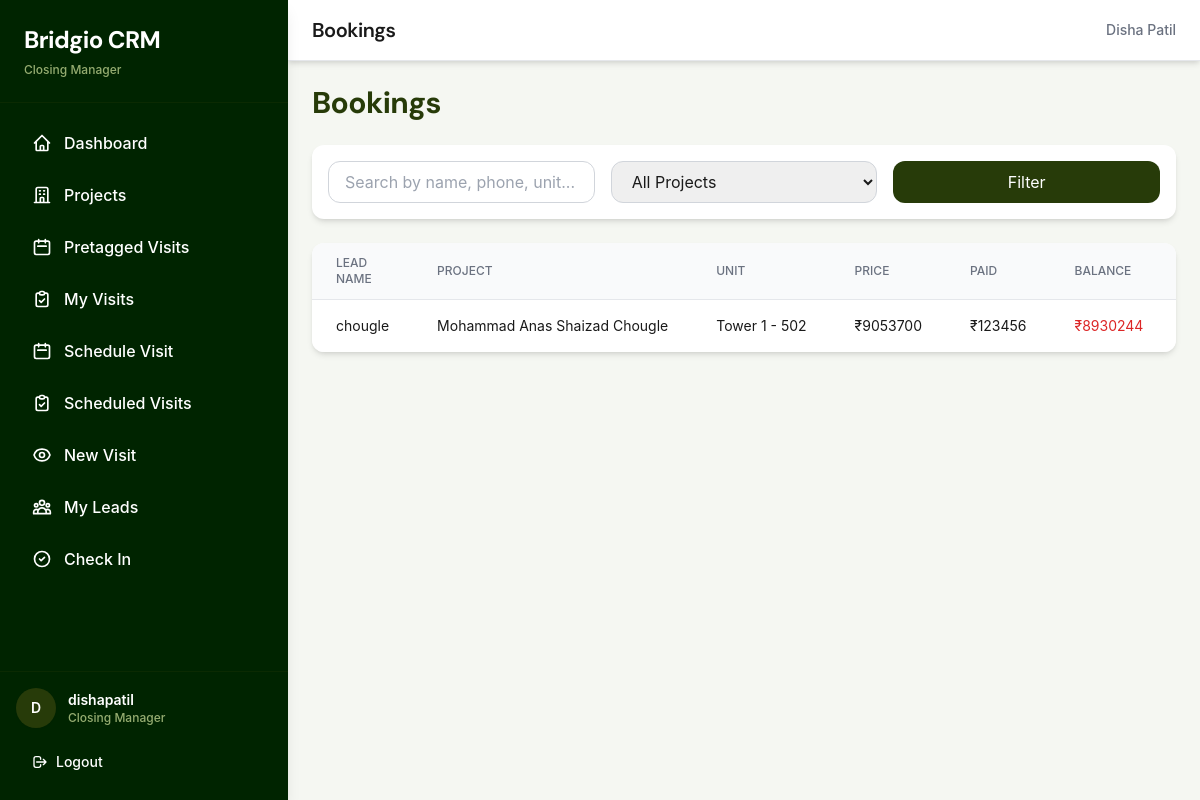
The app's page /bookings/ (signed in), older data.
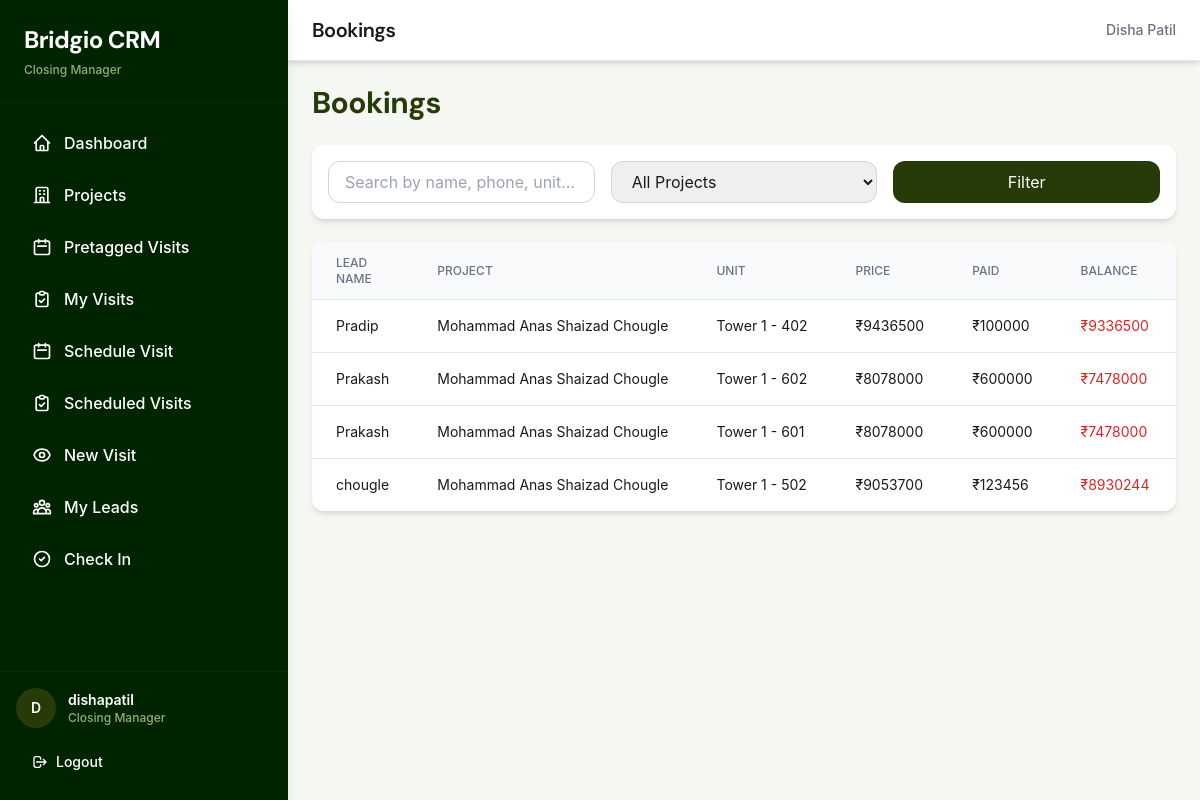
The same page, newer data.
### bookings/models.py (models this page shows, shortened)
class Booking(models.Model):
    lead = models.ForeignKey(Lead, on_delete=models.CASCADE, related_name='bookings')
    project = models.ForeignKey(Project, on_delete=models.CASCADE, related_name='bookings')
    tower_wing = models.CharField(max_length=100, blank=True)
    unit_number = models.CharField(max_length=50)
    carpet_area = models.DecimalField(max_digits=10, decimal_places=2, null=True, blank=True)
    floor = models.IntegerField(null=True, blank=True)
    final_negotiated_price = models.DecimalField(
        max_digits=15,
        decimal_places=2,
        validators=[MinValueValidator(0)]
    )
    token_amount = models.DecimalField(
        max_digits=15,
        decimal_places=2,
        default=0.00,
        validators=[MinValueValidator(0)]
    )
    token_receipt_proof = models.FileField(upload_to='bookings/receipts/', blank=True, null=True)
    channel_partner = models.ForeignKey(
        ChannelPartner,
        on_delete=models.SET_NULL,
        null=True,
        blank=True,
        related_name='bookings'
    )
    cp_commission_percent = models.DecimalField(max_digits=5, decimal_places=2, default=0.00)
    credited_to_closing_manager = models.ForeignKey(
        User,
        on_delete=models.SET_NULL,
        null=True,
        blank=True,
        related_name='credited_bookings_closing',
        limit_choices_to={'role': 'closing_manager'},
        help_text="Closing manager who gets credit for this booking"
    )
    credited_to_sourcing_manager = models.ForeignKey(
        User,
        on_delete=models.SET_NULL,
        null=True,
        blank=True,
        related_name='credited_bookings_sourcing',
        limit_choices_to={'role': 'sourcing_manager'},
        help_text="Sourcing manager who gets credit for this booking (if CP lead)"
    )
    credited_to_telecaller = models.ForeignKey(
        User,
        on_delete=models.SET_NULL,
        null=True,
        blank=True,
        related_name='credited_bookings_telecaller',
        limit_choices_to={'role': 'telecaller'},
        help_text="Telecaller who gets credit for this booking (if telecaller-generated lead)"
    )
    created_by = models.ForeignKey(User, on_delete=models.SET_NULL, null=True)
    created_at = models.DateTimeField(auto_now_add=True)
    updated_at = models.DateTimeField(auto_now=True)
    is_archived = models.BooleanField(default=False)
    class Meta:
        db_table = 'bookings'
        ordering = ['-created_at']
    @property
    def total_paid(self):
        return self.payments.aggregate(total=Sum('amount'))['total'] or 0
    @property
    def remaining_balance(self):
        return self.final_negotiated_price - self.total_paid

### leads/models.py (models this page shows, shortened)
class Lead(models.Model):
    GENDER_CHOICES = [
        ('male', 'Male'),
        ('female', 'Female'),
        ('other', 'Other'),
    ]
    RESIDENCE_CHOICES = [
        ('own', 'Own'),
        ('rent', 'Rent'),
    ]
    OCCUPATION_CHOICES = [
        ('self_emp', 'Self Employed'),
        ('service', 'Service'),
        ('homemaker', 'Homemaker'),
        ('business', 'Business'),
        ('retired', 'Retired'),
        ('other', 'Other'),
    ]
    PURPOSE_CHOICES = [
        ('investment', 'Investment'),
        ('first_home', 'First Home'),
        ('second_home', 'Second Home'),
        ('retirement_home', 'Retirement Home'),
    ]
    VISIT_TYPE_CHOICES = [
        ('family', 'Family'),
        ('alone', 'Alone'),
    ]
    VISIT_SOURCE_CHOICES = [
        ('call', 'Call Generated'),
        ('cp', 'Channel Partner'),
        ('walkin', 'Direct Walk-in'),
    ]
    name = models.CharField(max_length=200)
    phone = models.CharField(max_length=15, db_index=True, unique=True, help_text="Unique phone number - used for deduplication")
    email = models.EmailField(blank=True)
    age = models.IntegerField(null=True, blank=True, validators=[MinValueValidator(18), MaxValueValidator(100)])
    gender = models.CharField(max_length=10, choices=GENDER_CHOICES, blank=True)
    locality = models.CharField(max_length=200, blank=True)
    current_residence = models.CharField(max_length=10, choices=RESIDENCE_CHOICES, blank=True)
    occupation = models.CharField(max_length=20, choices=OCCUPATION_CHOICES, blank=True)
    company_name = models.CharField(max_length=200, blank=True)
    designation = models.CharField(max_length=200, blank=True)
    configurations = models.ManyToManyField(
        GlobalConfiguration,
        related_name='leads',
        blank=True,
        help_text="Preferred configurations (multiple selection)"
    )
    project = models.ForeignKey(
        Project,
        on_delete=models.SET_NULL,
        null=True,
        blank=True,
        related_name='legacy_leads',
        help_text="DEPRECATED: Use project_associations instead"
    )
    budget = models.DecimalField(max_digits=15, decimal_places=2, null=True, blank=True, help_text="Overall budget preference")
    purpose = models.CharField(max_length=20, choices=PURPOSE_CHOICES, blank=True)
    visit_type = models.CharField(max_length=10, choices=VISIT_TYPE_CHOICES, blank=True)
    is_first_visit = models.BooleanField(default=True)
    how_did_you_hear = models.CharField(max_length=200, blank=True)
    visit_source = models.CharField(
        max_length=20,
        choices=VISIT_SOURCE_CHOICES,
        blank=True,
        null=True,
        help_text="How was this visit generated? (Call, CP, or Walk-in)"
    )
    channel_partner = models.ForeignKey(
        ChannelPartner,
        on_delete=models.SET_NULL,
        null=True,
        blank=True,
        related_name='leads'
    )
    cp_firm_name = models.CharField(max_length=200, blank=True)  # Fallback if CP not in master
    cp_name = models.CharField(max_length=200, blank=True)
    cp_phone = models.CharField(max_length=15, blank=True)
    cp_rera_number = models.CharField(max_length=50, blank=True)
    notes = models.TextField(blank=True, help_text="General notes about the lead, conversations, preferences, etc.")
    created_by = models.ForeignKey(
        User,
        on_delete=models.SET_NULL,
        null=True,
        related_name='created_leads'
    )
    created_at = models.DateTimeField(auto_now_add=True)
    updated_at = models.DateTimeField(auto_now=True)
    is_archived = models.BooleanField(default=False)
    is_pretagged = models.BooleanField(default=False, help_text="DEPRECATED: Use LeadProjectAssociation.is_pretagged instead")
    class Meta:
        db_table = 'leads'
        ordering = ['-created_at']
        indexes = [
            models.Index(fields=['phone']),
            models.Index(fields=['is_archived', '-created_at']),
        ]

### projects/models.py (models this page shows, shortened)
class Project(models.Model):
    PROJECT_TYPE_CHOICES = [
        ('residential', 'Residential'),
        ('commercial', 'Commercial'),
        ('mixed', 'Mixed'),
    ]
    name = models.CharField(max_length=200)
    builder_name = models.CharField(max_length=200)
    location = models.TextField()
    rera_id = models.CharField(max_length=50, blank=True)
    project_type = models.CharField(max_length=20, choices=PROJECT_TYPE_CHOICES, default='residential')
    starting_price = models.DecimalField(max_digits=15, decimal_places=2, null=True, blank=True)
    starting_price_unit = models.CharField(max_length=10, choices=[('lakhs', 'Lakhs'), ('crores', 'Crores')], default='lakhs', blank=True)
    ending_price = models.DecimalField(max_digits=15, decimal_places=2, null=True, blank=True)
    ending_price_unit = models.CharField(max_length=10, choices=[('lakhs', 'Lakhs'), ('crores', 'Crores')], default='lakhs', blank=True)
    inventory_summary = models.TextField(blank=True)
    image = models.ImageField(upload_to='projects/', blank=True, null=True, help_text="Cover image for project cards and detail page")
    number_of_towers = models.IntegerField(default=1, help_text="Total number of towers")
    floors_per_tower = models.IntegerField(default=1, help_text="Number of floors in each tower")
    units_per_floor = models.IntegerField(default=1, help_text="Number of residential units per floor")
    has_commercial = models.BooleanField(default=False, help_text="Does this project have commercial units?")
    commercial_floors = models.IntegerField(default=0, help_text="Number of floors with commercial units")
    commercial_units_per_floor = models.IntegerField(default=0, help_text="Number of commercial units per floor")
    latitude = models.DecimalField(max_digits=9, decimal_places=6, null=True, blank=True)
    longitude = models.DecimalField(max_digits=9, decimal_places=6, null=True, blank=True)
    default_commission_percent = models.DecimalField(max_digits=5, decimal_places=2, default=0.00)
    auto_assignment_strategy = models.CharField(
        max_length=20,
        choices=[('round_robin', 'Round Robin'), ('manual', 'Manual')],
        default='manual'
    )
    mandate_owner = models.ForeignKey(
        User,
        on_delete=models.CASCADE,
        related_name='projects',
        limit_choices_to={'role': 'mandate_owner'}
    )
    site_head = models.ForeignKey(
        User,
        on_delete=models.SET_NULL,
        null=True,
        blank=True,
        related_name='managed_projects',
        limit_choices_to={'role': 'site_head'}
    )
    is_active = models.BooleanField(default=True)
    created_at = models.DateTimeField(auto_now_add=True)
    updated_at = models.DateTimeField(auto_now=True)
    class Meta:
        db_table = 'projects'
        ordering = ['-created_at']

### bookings/views.py (the view, shortened to what this page needs)
# urls.py: path('', booking_list, name='list'),
@login_required
def booking_list(request):
    bookings = Booking.objects.filter(is_archived=False)
    if request.user.is_super_admin() or request.user.is_mandate_owner() or (request.user.is_superuser and request.user.is_staff):
        pass  # Super admin and mandate owner see all
    elif request.user.is_site_head():
        bookings = bookings.filter(project__site_head=request.user)
    elif request.user.is_closing_manager():
        bookings = bookings.filter(created_by=request.user)
    else:
        messages.error(request, 'You do not have permission to view bookings.')
        return redirect('dashboard')
    search = request.GET.get('search', '')
    project_id = request.GET.get('project', '')
    if project_id:
        bookings = bookings.filter(project_id=project_id)
    bookings = bookings.annotate(
        total_paid_amount=Sum('payments__amount')
    ).order_by('-created_at')
    paginator = Paginator(bookings, 25)
    page = request.GET.get('page', 1)
    bookings_page = paginator.get_page(page)
    context = {
        'bookings': bookings_page,
        'projects': Project.objects.filter(is_active=True),
        'search': search,
        'selected_project': project_id,
    }
    return render(request, 'bookings/list.html', context)

### accounts/models.py (called while the page is built)
    def is_super_admin(self):
        return self.role == 'super_admin'

    def is_mandate_owner(self):
        return self.role == 'mandate_owner'

    def is_site_head(self):
        return self.role == 'site_head'

    def is_closing_manager(self):
        return self.role == 'closing_manager'

    def is_sourcing_manager(self):
        return self.role == 'sourcing_manager'

### templates/bookings/list.html (shortened to what this page needs)
{% extends 'base.html' %}
{% block page_title %}Bookings{% endblock %}
{% block content %}
<div class="space-y-4 sm:space-y-6">
    <div class="flex flex-col sm:flex-row justify-between items-start sm:items-center gap-3 sm:gap-0">
        <h1 class="text-2xl sm:text-3xl font-heading font-bold text-olive-primary">Bookings</h1>
    </div>
    <div class="bg-white rounded-custom shadow-md p-3 sm:p-4">
        <form method="get" class="grid grid-cols-1 sm:grid-cols-2 lg:grid-cols-3 gap-3 sm:gap-4">
            <input type="text" name="search" placeholder="Search by name, phone, unit..."
                   value="{{ search }}"
                   class="px-4 py-2 border border-gray-300 rounded-custom focus:ring-2 focus:ring-olive-primary">
            <select name="project" class="px-4 py-2 border border-gray-300 rounded-custom focus:ring-2 focus:ring-olive-primary">
                <option value="">All Projects</option>
            </select>
            <button type="submit" class="bg-olive-primary text-white px-4 py-2 rounded-custom hover:bg-olive-secondary transition">
                Filter
            </button>
        </form>
    </div>
    <div class="hidden lg:block bg-white rounded-custom shadow-md overflow-hidden">
        <div class="overflow-x-auto">
            <table class="min-w-full divide-y divide-gray-200">
                <thead class="bg-gray-50">
                    <tr>
                        <th class="px-6 py-3 text-left text-xs font-medium text-gray-500 uppercase">Lead Name</th>
                        <th class="px-6 py-3 text-left text-xs font-medium text-gray-500 uppercase">Project</th>
                        <th class="px-6 py-3 text-left text-xs font-medium text-gray-500 uppercase">Unit</th>
                        <th class="px-6 py-3 text-left text-xs font-medium text-gray-500 uppercase">Price</th>
                        <th class="px-6 py-3 text-left text-xs font-medium text-gray-500 uppercase">Paid</th>
                        <th class="px-6 py-3 text-left text-xs font-medium text-gray-500 uppercase">Balance</th>
                        <th class="px-6 py-3 text-left text-xs font-medium text-gray-500 uppercase">Actions</th>
                    </tr>
                </thead>
                <tbody class="bg-white divide-y divide-gray-200">
                    {% for booking in bookings %}
                    <tr class="hover:bg-gray-50">
                        <td class="px-6 py-4 whitespace-nowrap text-sm">{{ booking.lead.name }}</td>
                        <td class="px-6 py-4 whitespace-nowrap text-sm">{{ booking.project.name }}</td>
                        <td class="px-6 py-4 whitespace-nowrap text-sm">
                            {% if booking.tower_wing %}{{ booking.tower_wing }} - {% endif %}{{ booking.unit_number }}
                        </td>
                        <td class="px-6 py-4 whitespace-nowrap text-sm">₹{{ booking.final_negotiated_price|floatformat:0 }}</td>
                        <td class="px-6 py-4 whitespace-nowrap text-sm">₹{{ booking.total_paid_amount|floatformat:0|default:booking.total_paid|floatformat:0|default:0 }}</td>
                        <td class="px-6 py-4 whitespace-nowrap text-sm">
                            <span class="{% if booking.remaining_balance > 0 %}text-red-600{% else %}text-green-600{% endif %}">
                                ₹{{ booking.remaining_balance|floatformat:0 }}
                            </span>
                        </td>
                        <td class="px-6 py-4 whitespace-nowrap text-sm">
                        </td>
                    </tr>
                    {% empty %}
                    <tr>
                        <td colspan="7" class="px-6 py-4 text-center text-gray-500">No bookings found</td>
                    </tr>
                    {% endfor %}
                </tbody>
            </table>
        </div>
    </div>
</div>
{% endblock %}

Row changes from the older to the newer data that the page shows:
added Booking: lead.name "Pradip", project.name "Mohammad Anas Shaizad Chougle", tower_wing "Tower 1", unit_number "402", final_negotiated_price "9436500", total_paid_amount "100000", remaining_balance "9336500"
added Booking: lead.name "Prakash", project.name "Mohammad Anas Shaizad Chougle", tower_wing "Tower 1", unit_number "602", final_negotiated_price "8078000", total_paid_amount "600000", remaining_balance "7478000"
added Booking: lead.name "Prakash", project.name "Mohammad Anas Shaizad Chougle", tower_wing "Tower 1", unit_number "601", final_negotiated_price "8078000", total_paid_amount "600000", remaining_balance "7478000"
